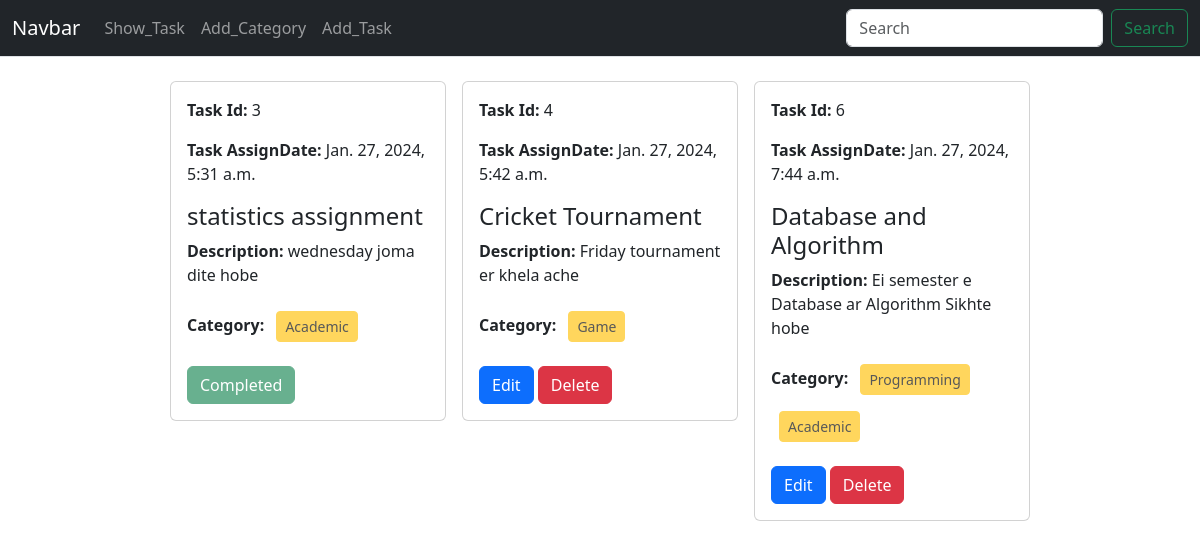
Before: / with the older database file.
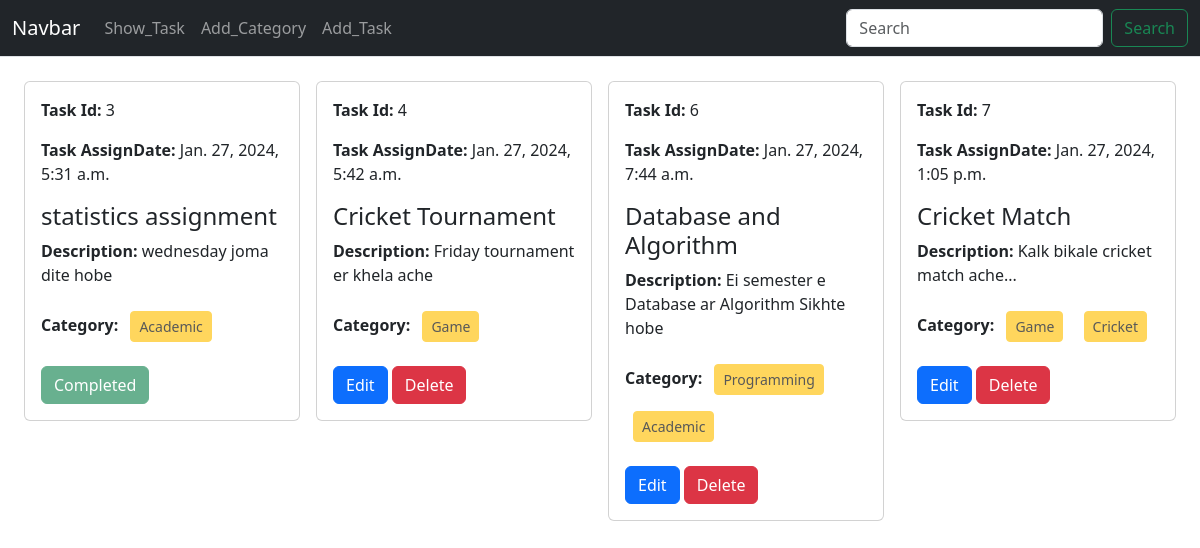
After: the same page with the newer database file.
### task/models.py (models this page shows, shortened)
class Task(models.Model):
    taskTitle = models.CharField(max_length=100)
    taskDescription = models.TextField()
    is_Completed = models.BooleanField(default=False)
    TaskAssignDate = models.DateTimeField(auto_now_add=True)
    category = models.ManyToManyField(Category)

### category/models.py (models this page shows, shortened)
class Category(models.Model):
    name = models.CharField(max_length=100)

### Task_management_System/views.py (the view)
# urls.py: path("",views.show_task,name = 'show_task'),
def show_task(request):
    tasks = Task.objects.all()
    return render(request, 'show_task.html',{'tasks':tasks})

### templates/show_task.html
{% extends "base.html" %}
{% block content %}
<div class="d-flex flex-wrap justify-content-center mt-4 mx-3">
  {% for task in tasks %}
  <div class="col-sm-3">
    <div class="card mx-2">
      <div class="card-body">
        <p>
          <strong>Task Id:</strong> {{task.id}}
        </p>
        <p class="card-text">
          <strong>Task AssignDate:</strong> {{task.TaskAssignDate}}
        </p>
        <h4 class="card-title">{{task.taskTitle}}</h4>
        <p class="card-text">
          <strong>Description: </strong>{{task.taskDescription}}
        </p>
        <p>
          <strong>Category:</strong>
          {% for cat in task.category.all %}
          <button class="btn btn-warning m-2 btn-sm text-black" disabled>{{cat.name}}</button>
          {% endfor %}
        </p>
        {% if task.is_Completed %}
        <a href="" class="btn btn-success disabled ">Completed</a>
        {% else %}
        <a href="{% url 'edit_task' task.id %}" class="btn btn-primary">Edit</a>
        <a href="{% url 'delete_task' task.id %}" class="btn btn-danger"
          >Delete</a
        >
        {% endif %}
      </div>
    </div>
  </div>
  {% endfor %}
</div>
{% endblock content %}

### templates/base.html (shortened to what this page needs)
<!DOCTYPE html>
<html lang="en">
  <head>
    <link
      href="https://cdn.jsdelivr.net/npm/bootstrap@5.3.2/dist/css/bootstrap.min.css"
      rel="stylesheet"
    />
  </head>
  <body>
    <nav class="navbar navbar-expand-lg navbar-dark  bg-dark border-bottom border-body ">
      <div class="container-fluid">
        <a class="navbar-brand" href="#">Navbar</a>
        <div class="collapse navbar-collapse" id="navbarSupportedContent">
          <ul class="navbar-nav me-auto mb-2 mb-lg-0">
            <li class="nav-item">
              <a class="nav-link" aria-current="page" href="{% url 'show_task' %}">Show_Task</a>
            </li>
            <li class="nav-item">
              <a class="nav-link" href="{% url 'add_category' %}">Add_Category</a>
            </li>
            <li class="nav-item">
              <a class="nav-link" href="{% url 'add_task' %}">Add_Task</a>
            </li>
          </ul>
          <form class="d-flex" role="search">
            <input
              class="form-control me-2"
              type="search"
              placeholder="Search"
              aria-label="Search"
            />
            <button class="btn btn-outline-success" type="submit">
              Search
            </button>
          </form>
        </div>
      </div>
    </nav>
    {% block content %}
    {% endblock %}
  </body>
</html>

Changed rows visible on the page:
added Task: id "7", TaskAssignDate "Jan. 27, 2024, 1:05 p.m.", taskTitle "Cricket Match", taskDescription "Kalk bikale cricket match ache...", is_Completed "Edit", Category (name "Game")
added Category: name "Cricket", shown under "7"
